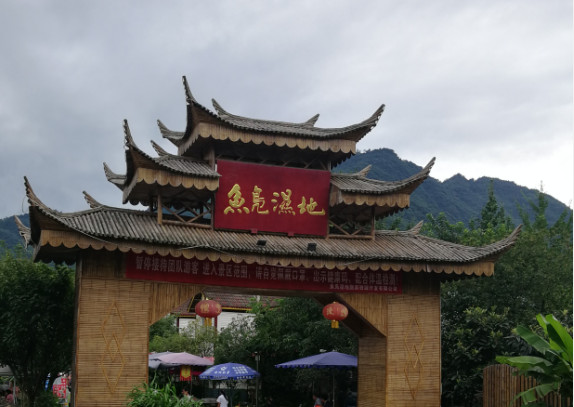
#> input picture CV/CVClass/12-09class/gate.jpg, 574 x 407 px
$ python '02OpenCV绘制直方图.py'
#> lines starting #> are read from the running program, lines starting #| are printed output that depends on the picture
from cv2 import cv2
import numpy as np
import matplotlib.pyplot as plt

img = cv2.imread('gate.jpg')
#> img is the input picture: shape (407, 574, 3); mean B, G, R 113.4, 115.4, 116.6
histb = cv2.calcHist([img], [0], None, [256], [0, 255])
#> histb = 256 values, max 2742 at index 11, min 0 at index 255, mean 904.3
histg = cv2.calcHist([img], [1], None, [256], [0, 255])
#> histg = 256 values, max 2409 at index 23, min 0 at index 255, mean 903.6
histr = cv2.calcHist([img], [2], None, [256], [0, 255])
#> histr = 256 values, max 1858 at index 186, min 0 at index 255, mean 912.4
plt.plot(histb, color='b', label='blue-hist')
plt.plot(histg, color='g', label='green-hist')
plt.plot(histr, color='r', label='red-hist')
plt.legend(loc='upper right')  # 标记放在右上角
plt.show()
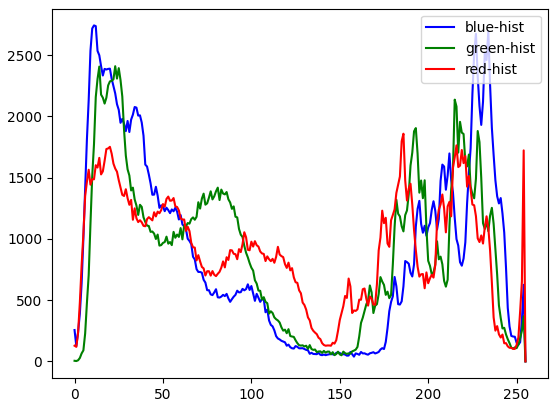
#> figure drawn by matplotlib, 1 panel; curve peaks at x = 11, y = 2742; curve peaks at x = 23, y = 2409; curve peaks at x = 186, y = 1858


cv2.imshow('gate', img)
cv2.waitKey()
cv2.destroyAllWindows()

$ run again, with CV/CVClass/12-09class/bee.jpg copied over CV/CVClass/12-09class/gate.jpg
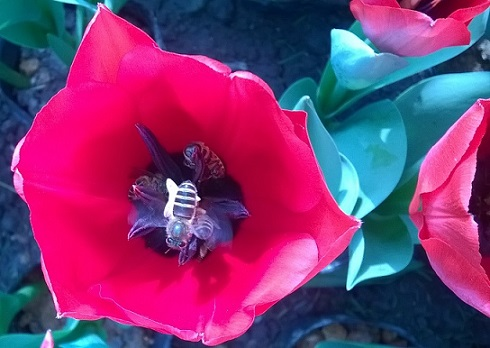
#> input picture CV/CVClass/12-09class/bee.jpg, 490 x 348 px
#> img is the input picture: shape (348, 490, 3); mean B, G, R 114.3, 57.1, 126.6
#> histb = 256 values, max 1867 at index 63, min 0 at index 0, mean 658.9
#> histg = 256 values, max 24427 at index 0, min 0 at index 255, mean 664.2
#> histr = 256 values, max 4854 at index 252, min 0 at index 255, mean 650.7
#> `plt.show()`:
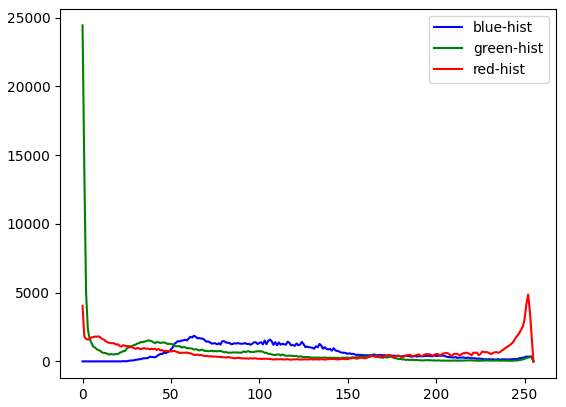
#> figure drawn by matplotlib, 1 panel; curve peaks at x = 63, y = 1867; curve peaks at x = 0, y = 24427; curve peaks at x = 252, y = 4854

$ run again, with CV/CVClass/12-09class/circles.jpg copied over CV/CVClass/12-09class/gate.jpg
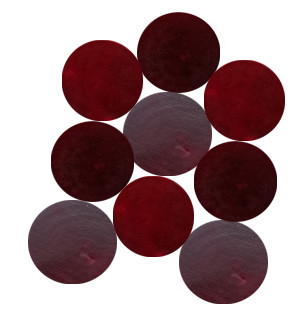
#> input picture CV/CVClass/12-09class/circles.jpg, 306 x 317 px
#> img is the input picture: shape (317, 306, 3); mean B, G, R 139.8, 136.9, 162.6
#> histb = 256 values, max 3687 at index 10, min 0 at index 255, mean 209.2
#> histg = 256 values, max 4138 at index 6, min 0 at index 255, mean 210.8
#> histr = 256 values, max 1812 at index 81, min 0 at index 0, mean 210.4
#> `plt.show()`:
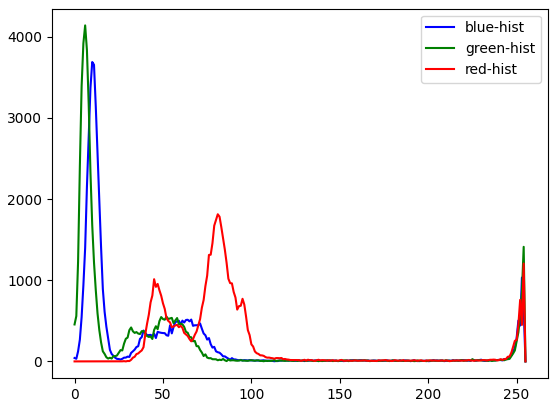
#> figure drawn by matplotlib, 1 panel; curve peaks at x = 10, y = 3687; curve peaks at x = 6, y = 4138; curve peaks at x = 81, y = 1812
